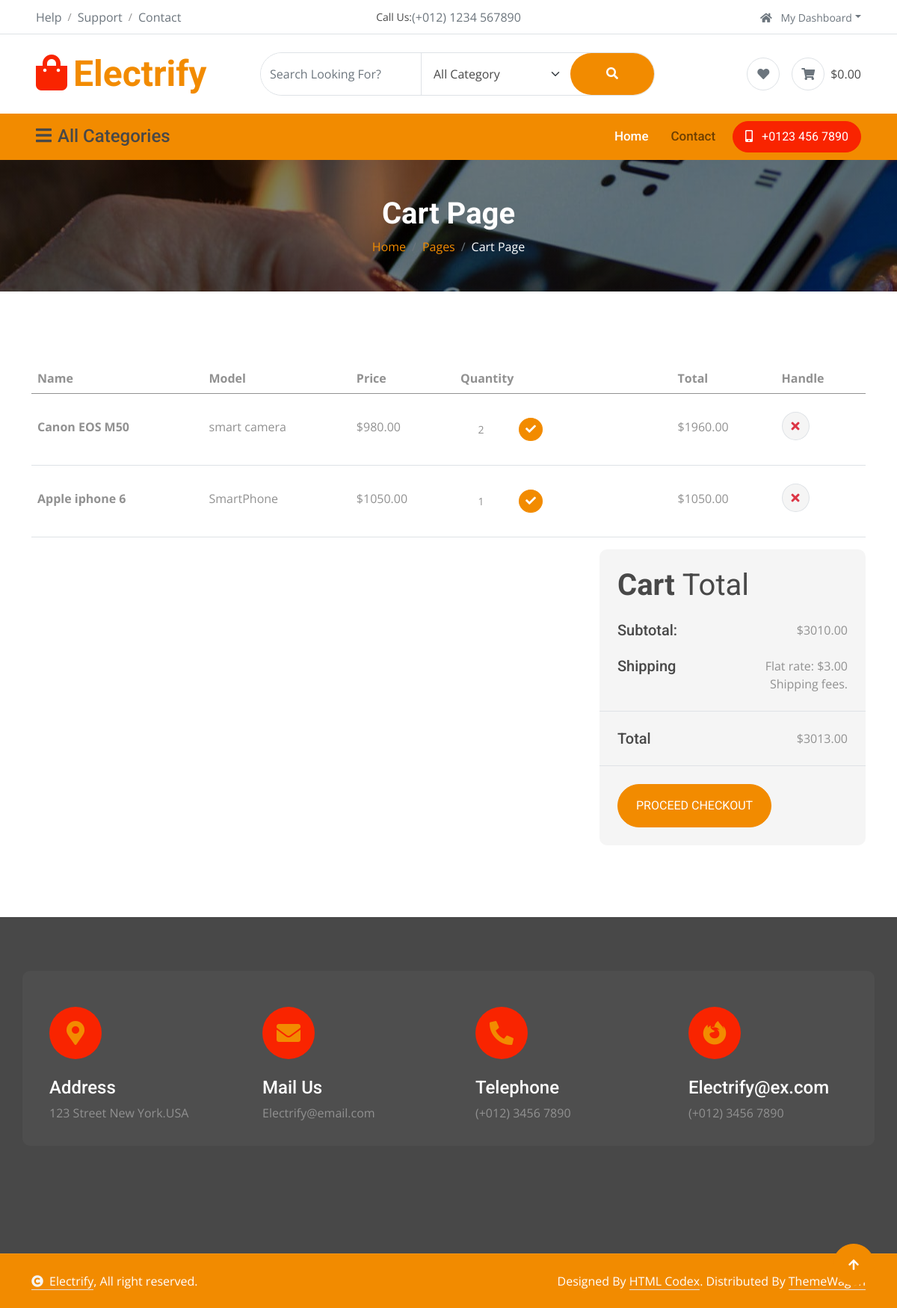
Page /cart (signed in) on the committed database.
### models.py (models this page shows, shortened)
class Product(db.Model):
    id = db.Column(db.Integer, primary_key=True)
    name = db.Column(db.String(200), nullable=False)
    category = db.Column(db.String(100), nullable=False)
    price = db.Column(db.Float, nullable=False)
    old_price = db.Column(db.Float, nullable=True)
    image = db.Column(db.String(200), nullable=False)  # Main image
    label = db.Column(db.String(50), nullable=True)
    rating = db.Column(db.Integer, default=4)
    description = db.Column(db.Text, nullable=True)
    stock = db.Column(db.Integer, default=10)
    is_new_arrival = db.Column(db.Boolean, default=False)
    is_featured = db.Column(db.Boolean, default=False)
    is_top_selling = db.Column(db.Boolean, default=False)
    images = db.relationship("ProductImage", backref="product", lazy=True, cascade="all, delete-orphan")
    cart_items = db.relationship("CartItem", lazy=True, cascade="all, delete-orphan")
    wishlist_items = db.relationship("WishlistItem", lazy=True, cascade="all, delete-orphan")

### main.py (the view)
@app.route("/cart")
@login_required
def cart():
    cart_items, subtotal, shipping = get_cart_data()
    return render_template(
        "cart.html",
        cart_items=cart_items,
        subtotal=subtotal,
        shipping=shipping,
        total=subtotal + shipping,
        logged_in=current_user.is_authenticated
    )

### main.py (called while the page is built)
@login_manager.user_loader
def user_loader(user_id):
    return db.get_or_404(Users, int(user_id))

def get_cart_data():
    cart_items = CartItem.query.filter_by(user_id=current_user.id).all()
    items = []
    subtotal = 0.0
    for cart_item in cart_items:
        product = cart_item.product
        total = product.price * cart_item.quantity
        items.append({
            "product": product,
            "quantity": cart_item.quantity,
            "total": total,
            "cart_item": cart_item
        })
        subtotal += total
    shipping = 3.0 if subtotal > 0 else 0.0
    return items, subtotal, shipping

### templates/cart.html (shortened to what this page needs)
{% include "header.html" %}
    <div class="container-fluid page-header py-5">
        <h1 class="text-center text-white display-6 wow fadeInUp" data-wow-delay="0.1s">Cart Page</h1>
        <ol class="breadcrumb justify-content-center mb-0 wow fadeInUp" data-wow-delay="0.3s">
            <li class="breadcrumb-item"><a href="{{ url_for('home') }}">Home</a></li>
            <li class="breadcrumb-item"><a href="#">Pages</a></li>
            <li class="breadcrumb-item active text-white">Cart Page</li>
        </ol>
    </div>
    <div class="container-fluid py-5">
        <div class="container py-5">
            {% if not cart_items %}
            <div class="alert alert-info text-center mb-5">
                Your cart is empty. <a href="{{ url_for('shop', category='all') }}">Continue shopping</a>.
            </div>
            {% else %}
            <div class="table-responsive d-none d-md-block">
                <table class="table">
                    <thead>
                        <tr>
                            <th scope="col">Name</th>
                            <th scope="col">Model</th>
                            <th scope="col">Price</th>
                            <th scope="col">Quantity</th>
                            <th scope="col">Total</th>
                            <th scope="col">Handle</th>
                        </tr>
                    </thead>
                    <tbody>
                        {% for item in cart_items %}
                        <tr>
                            <th scope="row">
                                <p class="mb-0 py-4">{{ item.product.name }}</p>
                            </th>
                            <td>
                                <p class="mb-0 py-4">{{ item.product.category }}</p>
                            </td>
                            <td>
                                <p class="mb-0 py-4">${{ "%.2f"|format(item.product.price) }}</p>
                            </td>
                            <td>
                                <form action="{{ url_for('update_cart') }}" method="post" class="d-flex align-items-center py-4" style="width: 160px;">
                                    <input type="number" name="quantity" min="1" value="{{ item.quantity }}" class="form-control form-control-sm text-center border-0" style="width: 70px;">
                                    <button type="submit" class="btn btn-sm btn-primary ms-2 rounded-circle" title="Update quantity">
                                        <i class="fa fa-check"></i>
                                    </button>
                                </form>
                            </td>
                            <td>
                                <p class="mb-0 py-4">${{ "%.2f"|format(item.total) }}</p>
                            </td>
                            <td class="py-4">
                                <a href="{{ url_for('remove_from_cart', product_id=item.product.id) }}" class="btn btn-md rounded-circle bg-light border" title="Remove item">
                                    <i class="fa fa-times text-danger"></i>
                                </a>
                            </td>
                        </tr>
                        {% endfor %}
                    </tbody>
                </table>
            </div>
            {% endif %}
            <div class="row g-4 justify-content-end">
                <div class="col-8"></div>
                <div class="col-sm-8 col-md-7 col-lg-6 col-xl-4">
                    <div class="bg-light rounded">
                        <div class="p-4">
                            <h1 class="display-6 mb-4">Cart <span class="fw-normal">Total</span></h1>
                            <div class="d-flex justify-content-between mb-4">
                                <h5 class="mb-0 me-4">Subtotal:</h5>
                                <p class="mb-0">${{ "%.2f"|format(subtotal) }}</p>
                            </div>
                            <div class="d-flex justify-content-between">
                                <h5 class="mb-0 me-4">Shipping</h5>
                                <div>
                                    <p class="mb-0">Flat rate: ${{ "%.2f"|format(shipping) }}</p>
                                </div>
                            </div>
                            <p class="mb-0 text-end">Shipping fees.</p>
                        </div>
                        <div class="py-4 mb-4 border-top border-bottom d-flex justify-content-between">
                            <h5 class="mb-0 ps-4 me-4">Total</h5>
                            <p class="mb-0 pe-4">${{ "%.2f"|format(total) }}</p>
                        </div>
                        <a class="btn btn-primary rounded-pill px-4 py-3 text-uppercase mb-4 ms-4" type="button" {% if not cart_items %}disabled{% endif %} href="{{ url_for('checkout') }}">Proceed Checkout</a>
                    </div>
                </div>
            </div>
        </div>
    </div>
    {% include "footer.html" %}

### static/css/style.css (style rules this page uses)
.btn { font-weight: 600; transition: .5s; }
.btn.btn-primary { background: var(--bs-primary) !important; color: var(--bs-white) !important; font-family: 'Roboto', sans-serif; font-weight: 400; transition: 0.5s; }
.page-header { position: relative; padding: 100px 0; background: linear-gradient(rgba(0, 0, 0, 0.5), rgba(0, 0, 0, 0.5)), url(../img/carousel-1.jpg); background-position: center top; background-repeat: no-repeat; background-attachment: fixed; }

### rows in the picture
Product: product.name "Canon EOS M50", product.category "smart camera", product.price "980.00"
Product: product.name "Apple iphone 6", product.category "SmartPhone", product.price "1050.00"

### other values in the picture
{{ "%.2f"|format(item.total) }} "1960.00" "1050.00"
{{ "%.2f"|format(subtotal) }} "3010.00"
{{ "%.2f"|format(shipping) }} "3.00"
{{ "%.2f"|format(total) }} "3013.00"
